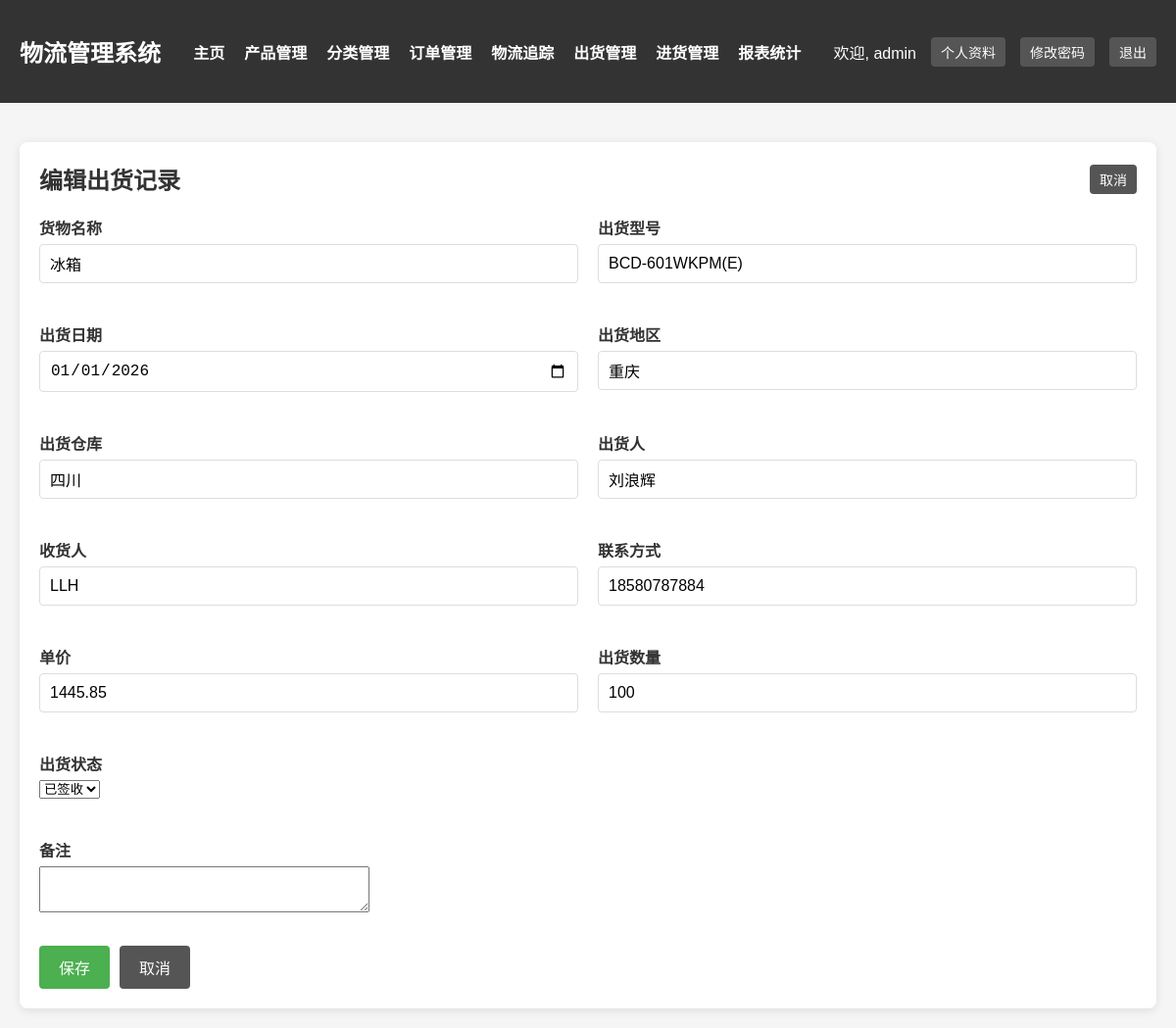
The page /accounts/shipments/1/update/ (signed in) on the database its author committed.
### core/models.py (models this page shows, shortened)
class Shipment(models.Model):
    STATUS_CHOICES = [
        ('shipped', '已发货'),
        ('received', '已签收'),
        ('exception', '异常'),
    ]
    goods_name = models.CharField(max_length=100, verbose_name='货物名称')
    model = models.CharField(max_length=100, verbose_name='出货型号')
    ship_date = models.DateField(verbose_name='出货日期')
    region = models.CharField(max_length=100, verbose_name='出货地区')
    warehouse = models.CharField(max_length=100, verbose_name='出货仓库')
    shipper = models.CharField(max_length=100, verbose_name='出货人')
    receiver = models.CharField(max_length=100, verbose_name='收货人')
    contact = models.CharField(max_length=20, verbose_name='联系方式')
    unit_price = models.DecimalField(max_digits=10, decimal_places=2, verbose_name='单价')
    quantity = models.IntegerField(verbose_name='出货数量')
    total_price = models.DecimalField(max_digits=15, decimal_places=2, verbose_name='出货总价')
    status = models.CharField(max_length=20, choices=STATUS_CHOICES, default='shipped', verbose_name='出货状态')
    remark = models.TextField(blank=True, null=True, verbose_name='备注')
    created_by = models.ForeignKey(User, on_delete=models.SET_NULL, null=True, verbose_name='创建人')
    created_at = models.DateTimeField(auto_now_add=True, verbose_name='创建时间')
    updated_at = models.DateTimeField(auto_now=True, verbose_name='更新时间')
    class Meta:
        verbose_name = '出货记录'
        verbose_name_plural = '出货记录'
        ordering = ['-ship_date', '-created_at']

### core/views.py (the view)
# urls.py: path('shipments/<int:pk>/update/', views.shipment_update, name='shipment_update'),
@login_required
def shipment_update(request, pk):
    shipment = get_object_or_404(Shipment, pk=pk)
    if request.method == 'POST':
        form = ShipmentForm(request.POST, instance=shipment)
        if form.is_valid():
            form.save()
            messages.success(request, '出货记录更新成功！')
            return redirect('shipment_list')
    else:
        form = ShipmentForm(instance=shipment)
    return render(request, 'core/shipment_form.html', {'form': form, 'title': '编辑出货记录'})

### core/forms.py
class ShipmentForm(forms.ModelForm):
    class Meta:
        model = Shipment
        fields = [
            'goods_name', 'model', 'ship_date', 'region', 'warehouse',
            'shipper', 'receiver', 'contact', 'unit_price', 'quantity',
            'status', 'remark'
        ]
        widgets = {
            'ship_date': forms.DateInput(attrs={'type': 'date'}),
            'remark': forms.Textarea(attrs={'rows': 3}),
        }

### core/templates/core/shipment_form.html (shortened to what this page needs)
{% extends 'core/base.html' %}
{% block content %}
    <div class="content">
        <div class="content-header">
            <h2>{{ title }}</h2>
            <a href="{% url 'shipment_list' %}" class="btn btn-sm btn-secondary">取消</a>
        </div>
        <form method="post">
            <div style="display: grid; grid-template-columns: 1fr 1fr; gap: 20px;">
                <div class="form-group">
                    <label>{{ form.goods_name.label }}</label>
                    {{ form.goods_name }}
                </div>
                <div class="form-group">
                    <label>{{ form.model.label }}</label>
                    {{ form.model }}
                </div>
                <div class="form-group">
                    <label>{{ form.ship_date.label }}</label>
                    {{ form.ship_date }}
                </div>
                <div class="form-group">
                    <label>{{ form.region.label }}</label>
                    {{ form.region }}
                </div>
                <div class="form-group">
                    <label>{{ form.warehouse.label }}</label>
                    {{ form.warehouse }}
                </div>
                <div class="form-group">
                    <label>{{ form.shipper.label }}</label>
                    {{ form.shipper }}
                </div>
                <div class="form-group">
                    <label>{{ form.receiver.label }}</label>
                    {{ form.receiver }}
                </div>
                <div class="form-group">
                    <label>{{ form.contact.label }}</label>
                    {{ form.contact }}
                </div>
                <div class="form-group">
                    <label>{{ form.unit_price.label }}</label>
                    {{ form.unit_price }}
                </div>
                <div class="form-group">
                    <label>{{ form.quantity.label }}</label>
                    {{ form.quantity }}
                </div>
                <div class="form-group">
                    <label>{{ form.status.label }}</label>
                    {{ form.status }}
                </div>
            </div>
            <div class="form-group" style="margin-top: 20px;">
                <label>{{ form.remark.label }}</label>
                {{ form.remark }}
            </div>
            <div style="margin-top: 30px; display: flex; gap: 10px;">
                <button type="submit" class="btn btn-primary">保存</button>
                <a href="{% url 'shipment_list' %}" class="btn btn-secondary">取消</a>
            </div>
        </form>
    </div>
{% endblock %}

### core/templates/core/base.html (shortened to what this page needs)
<!DOCTYPE html>
<html lang="zh-CN">
<head>
</head>
<body>
    {% if user.is_authenticated %}
    <nav class="navbar">
        <div class="container">
            <h1>物流管理系统</h1>
            <ul class="nav-menu">
                <li><a href="{% url 'index' %}">主页</a></li>
                <li><a href="{% url 'product_list' %}">产品管理</a></li>
                <li><a href="{% url 'product_category_list' %}">分类管理</a></li>
                <li><a href="{% url 'order_list' %}">订单管理</a></li>
                <li><a href="{% url 'logistics_list' %}">物流追踪</a></li>
                <li><a href="{% url 'shipment_list' %}">出货管理</a></li>
                <li><a href="{% url 'purchase_list' %}">进货管理</a></li>
                <li><a href="{% url 'sales_report' %}">报表统计</a></li>
            </ul>
            <div class="user-info">
                <span>欢迎, {{ user.username }}</span>
                <a href="{% url 'user_profile' %}" class="btn btn-sm btn-secondary">个人资料</a>
                <a href="{% url 'change_password' %}" class="btn btn-sm btn-secondary">修改密码</a>
                <a href="{% url 'logout' %}" class="btn btn-sm btn-secondary">退出</a>
            </div>
        </div>
    </nav>
    {% endif %}
    <div class="container">
        {% block content %}
        {% endblock %}
    </div>
</body>
</html>

### core/templates/core/base.html (style rules this page uses)
* { margin: 0; padding: 0; box-sizing: border-box; }
body { font-family: Arial, sans-serif; background-color: #f5f5f5; color: #333; }
.container { max-width: 1200px; margin: 0 auto; padding: 20px; }
.form-group { margin-bottom: 20px; }
.form-group label { display: block; margin-bottom: 5px; font-weight: bold; }
.form-group input { width: 100%; padding: 10px; border: 1px solid #ddd; border-radius: 4px; font-size: 16px; }
.btn { display: inline-block; padding: 10px 20px; background-color: #4CAF50; color: white; text-decoration: none; border: none; border-radius: 4px; cursor: pointer; font-size: 16px; }
.btn-primary { background-color: #4CAF50; }
.btn-secondary { background-color: #555; }
.btn-sm { padding: 5px 10px; font-size: 14px; }
.navbar { background-color: #333; color: white; padding: 15px 0; }
.navbar .container { display: flex; justify-content: space-between; align-items: center; }
.navbar h1 { font-size: 24px; margin: 0; }
.nav-menu { list-style: none; display: flex; gap: 20px; }
.nav-menu a { color: white; text-decoration: none; font-weight: bold; }
.user-info { display: flex; align-items: center; gap: 15px; }
.content { background-color: white; padding: 20px; border-radius: 8px; box-shadow: 0 2px 10px rgba(0, 0, 0, 0.1); margin-top: 20px; }
.content-header { display: flex; justify-content: space-between; align-items: center; margin-bottom: 20px; }
.content-header h2 { margin: 0; }

### rows shown on the page
Shipment: goods_name "冰箱", model "BCD-601WKPM(E)", ship_date "01/01/2026", region "重庆", warehouse "四川", shipper "刘浪辉", receiver "LLH", contact "18580787884", unit_price "1445.85", quantity "100", status "已签收"

### other values the page prints
{{ user.username }} "admin"
{{ title }} "编辑出货记录"
